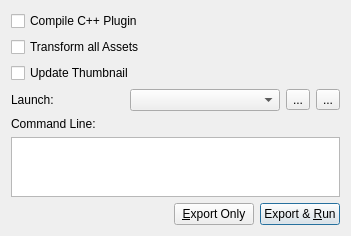
<?xml version="1.0" encoding="UTF-8"?>
<ui version="4.0">
    <class>ExportAndRunDlg</class>
    <widget class="QDialog" name="ExportAndRunDlg">
        <property name="geometry">
            <rect>
                <x>0</x>
                <y>0</y>
                <width>351</width>
                <height>220</height>
            </rect>
        </property>
        <property name="minimumSize">
            <size>
                <width>0</width>
                <height>0</height>
            </size>
        </property>
        <property name="maximumSize">
            <size>
                <width>1000</width>
                <height>1000</height>
            </size>
        </property>
        <property name="windowTitle">
            <string>Export &amp; Run</string>
        </property>
        <property name="windowIcon">
            <iconset resource="../QtResources/resources.qrc">
                <normaloff>:/EditorPluginScene/Icons/SceneExport16.png</normaloff>:/EditorPluginScene/Icons/SceneExport16.png
            </iconset>
        </property>
        <layout class="QVBoxLayout" name="verticalLayout">
            <item>
                <widget class="QCheckBox" name="CompileCpp">
                    <property name="text">
                        <string>Compile C++ Plugin</string>
                    </property>
                </widget>
            </item>
            <item>
                <widget class="QCheckBox" name="TransformAll">
                    <property name="text">
                        <string>Transform all Assets</string>
                    </property>
                </widget>
            </item>
            <item>
                <widget class="QCheckBox" name="UpdateThumbnail">
                    <property name="text">
                        <string>Update Thumbnail</string>
                    </property>
                </widget>
            </item>
            <item>
                <spacer name="verticalSpacer">
                    <property name="orientation">
                        <enum>Qt::Vertical</enum>
                    </property>
                    <property name="sizeHint" stdset="0">
                        <size>
                            <width>20</width>
                            <height>40</height>
                        </size>
                    </property>
                </spacer>
            </item>
            <item>
                <layout class="QHBoxLayout" name="horizontalLayout_2">
                    <item>
                        <widget class="QLabel" name="label_2">
                            <property name="text">
                                <string>Launch:</string>
                            </property>
                        </widget>
                    </item>
                    <item>
                        <spacer name="horizontalSpacer_2">
                            <property name="orientation">
                                <enum>Qt::Horizontal</enum>
                            </property>
                            <property name="sizeHint" stdset="0">
                                <size>
                                    <width>40</width>
                                    <height>20</height>
                                </size>
                            </property>
                        </spacer>
                    </item>
                    <item>
                        <widget class="QComboBox" name="ToolCombo">
                            <property name="minimumSize">
                                <size>
                                    <width>150</width>
                                    <height>0</height>
                                </size>
                            </property>
                        </widget>
                    </item>
                    <item>
                        <widget class="QToolButton" name="AddToolButton">
                            <property name="text">
                                <string>...</string>
                            </property>
                            <property name="icon">
                                <iconset resource="../../../../Tools/Libs/GuiFoundation/QtResources/resources.qrc">
                                    <normaloff>:/GuiFoundation/Icons/Add16.png</normaloff>:/GuiFoundation/Icons/Add16.png
                                </iconset>
                            </property>
                        </widget>
                    </item>
                    <item>
                        <widget class="QToolButton" name="RemoveToolButton">
                            <property name="text">
                                <string>...</string>
                            </property>
                            <property name="icon">
                                <iconset resource="../../../../Tools/Libs/GuiFoundation/QtResources/resources.qrc">
                                    <normaloff>:/GuiFoundation/Icons/Delete16.png</normaloff>:/GuiFoundation/Icons/Delete16.png
                                </iconset>
                            </property>
                        </widget>
                    </item>
                </layout>
            </item>
            <item>
                <widget class="QLabel" name="label">
                    <property name="text">
                        <string>Command Line:</string>
                    </property>
                </widget>
            </item>
            <item>
                <widget class="QPlainTextEdit" name="PlayerCmdLine">
                    <property name="sizePolicy">
                        <sizepolicy hsizetype="Expanding" vsizetype="Preferred">
                            <horstretch>0</horstretch>
                            <verstretch>0</verstretch>
                        </sizepolicy>
                    </property>
                    <property name="maximumSize">
                        <size>
                            <width>16777215</width>
                            <height>60</height>
                        </size>
                    </property>
                    <property name="horizontalScrollBarPolicy">
                        <enum>Qt::ScrollBarAsNeeded</enum>
                    </property>
                    <property name="lineWrapMode">
                        <enum>QPlainTextEdit::WidgetWidth</enum>
                    </property>
                    <property name="readOnly">
                        <bool>true</bool>
                    </property>
                    <property name="textInteractionFlags">
                        <set>Qt::TextSelectableByKeyboard|Qt::TextSelectableByMouse</set>
                    </property>
                    <property name="placeholderText">
                        <string/>
                    </property>
                </widget>
            </item>
            <item>
                <layout class="QHBoxLayout" name="horizontalLayout">
                    <item>
                        <spacer name="horizontalSpacer">
                            <property name="orientation">
                                <enum>Qt::Horizontal</enum>
                            </property>
                            <property name="sizeHint" stdset="0">
                                <size>
                                    <width>40</width>
                                    <height>20</height>
                                </size>
                            </property>
                        </spacer>
                    </item>
                    <item>
                        <widget class="QPushButton" name="ExportOnly">
                            <property name="text">
                                <string>&amp;Export Only</string>
                            </property>
                            <property name="shortcut">
                                <string>Alt+E</string>
                            </property>
                        </widget>
                    </item>
                    <item>
                        <widget class="QPushButton" name="ExportAndRun">
                            <property name="text">
                                <string>Export &amp;&amp; &amp;Run</string>
                            </property>
                            <property name="shortcut">
                                <string>Alt+R</string>
                            </property>
                            <property name="default">
                                <bool>true</bool>
                            </property>
                        </widget>
                    </item>
                </layout>
            </item>
        </layout>
    </widget>
    <resources>
        <include location="../QtResources/resources.qrc"/>
        <include location="../../../../Tools/Libs/GuiFoundation/QtResources/resources.qrc"/>
        <include location="../../../../Editor/EditorFramework/QtResources/resources.qrc"/>
    </resources>
    <connections/>
</ui>
